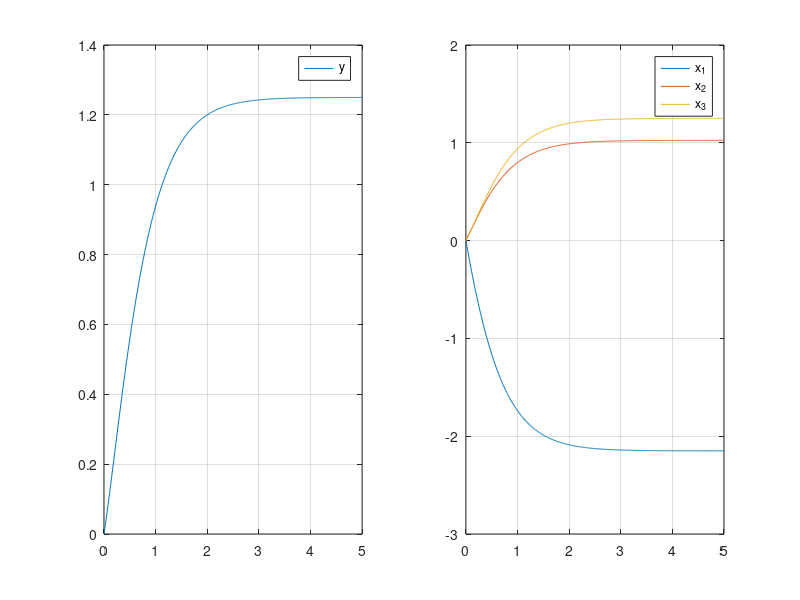

Here is the MATLAB script that generated this plot: (Note: this script raises an error after producing the figure.)
num=[1, 11, 30]; den=[1, 9, 26, 24];
b0=1;b1=11;b2=30;a0=9;a1=26;a2=24;
[A,b,c,d]=tf2ss(num,den);
%
sistem=ss(A,b,c,d);
x0=[0,0,0];
t=0:0.01:5; u=ones(1,length(t)); % semnal treapta
[y,t,x]=lsim(sistem,u,t,x0); % raspunsul sistemului afisat grafic
subplot(121);plot(t,y); legend('y');grid;
subplot(122);plot(t,x); legend('x_1','x_2','x_3');grid

%%
num_ext=[num, zeros(1,3)]; % first three Markov parameters
[gv,~]=deconv(num_ext,den)

gamma = [1 0 0; a1 1 0; a2 a1 1]\[b1;b2;b3]
g1=gamma(1);g2=gamma(2);g3=gamma(3);
 
%%
ord = length(den)-1;
n = ord-1;
Ac = [-den(2:end); [eye(2), zeros(n,1)]];
Bc = [1; zeros(n,1)];
Cc = num;
Dc = 0;
sys_c= ss(Ac,Bc,Cc,Dc);

%%
Te = 0.1;
[numd,dend] = c2dm(num,den,Te,'tustin');
sys_d = tf2ss(numd,dend);

%%
H2 = tf([1,1,1,1],[1,1,3,1]);
[num2,den2]=tfdata(H2,'v');
[Q,R]=deconv(num2,den2);
%
Ac=[-1,-3,-1; 1 0 0; 0 1 0]; Bc = [1; 0; 0]; Cc =[0, -2, 0]; Dc=1;
sys_2 = ss(Ac,Bc,Cc,Dc);
step(sys_2,H2,'d')